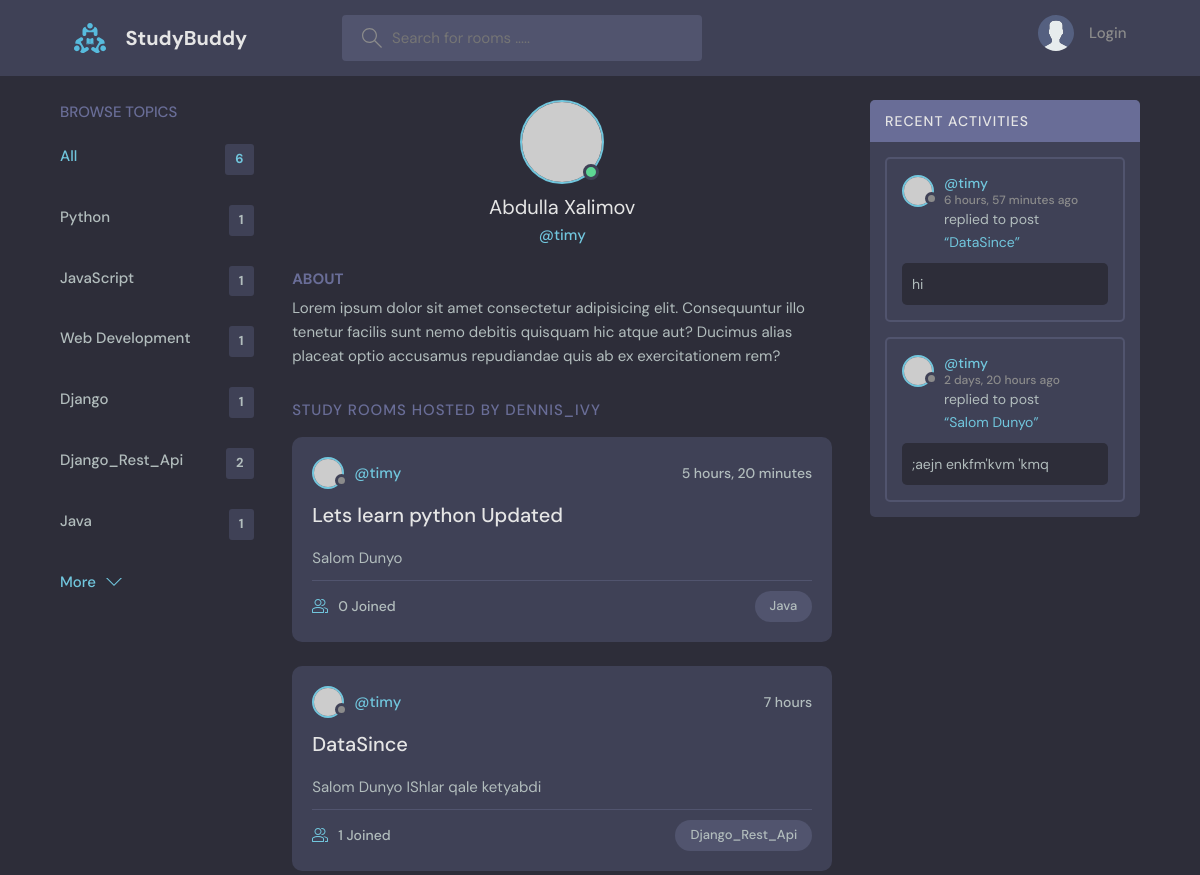
Page /profile/2/ (upper part) on the earlier database version.
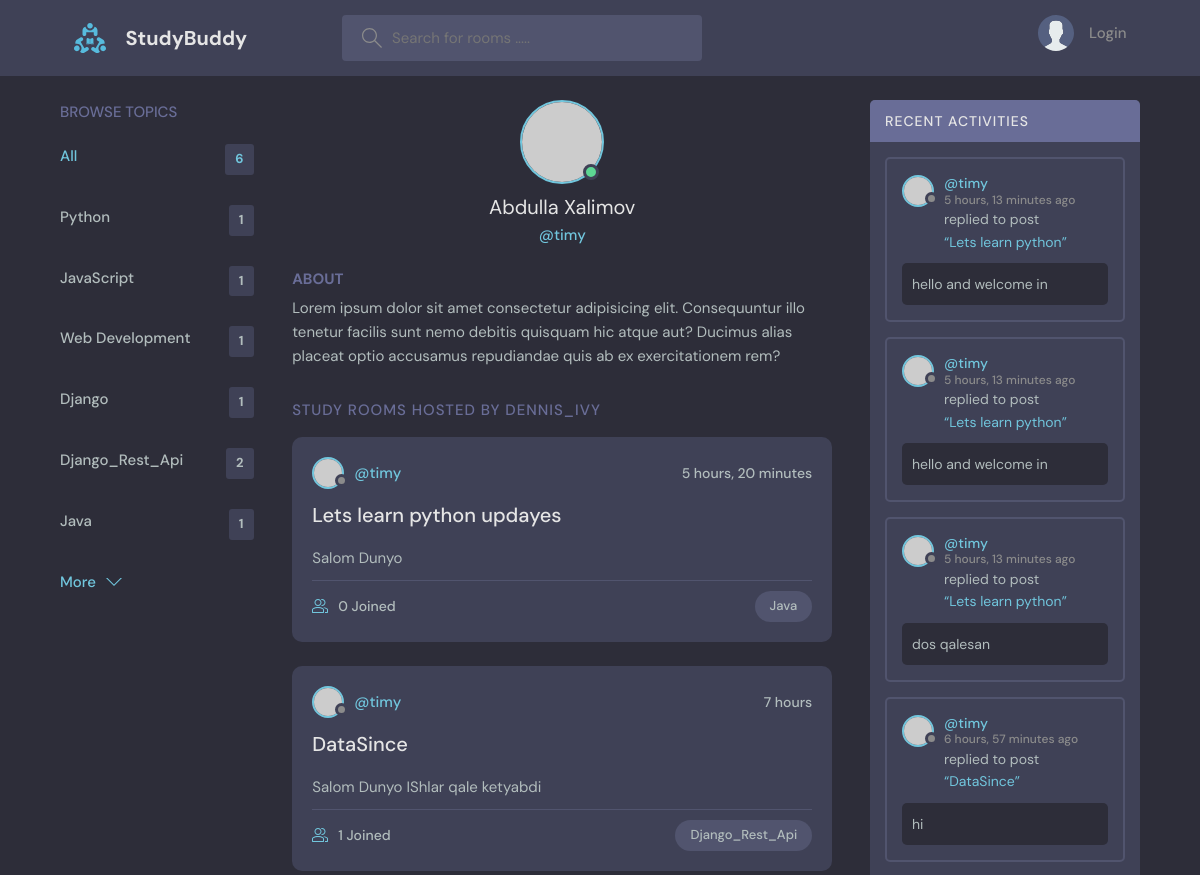
Same page on the later database version.
### base/models.py (models this page shows)
class Topic(models.Model):
    name = models.CharField(max_length=200)
    def __str__(self) -> str:
        return self.name

class Room(models.Model):
    host = models.ForeignKey(User, on_delete=models.SET_NULL, null=True)
    topic = models.ForeignKey(Topic, on_delete=models.SET_NULL, null=True)
    participants = models.ManyToManyField(User, related_name='participants', blank=True)
    name = models.CharField(max_length=200)
    description = models.TextField()
    updated = models.DateTimeField(auto_now=True)
    created = models.DateTimeField(auto_now_add=True)
    class Meta:
        ordering = ['-updated', '-created']
    def __str__(self) -> str:
        return self.name

class Message(models.Model):
    user = models.ForeignKey(User, on_delete=models.CASCADE)
    room = models.ForeignKey(Room, on_delete=models.CASCADE)
    body = models.TextField()
    updated = models.DateTimeField(auto_now=True)
    date = models.DateTimeField(auto_now_add=True)
    class Meta:
        ordering = ['-updated', '-date']
    def __str__(self):
        return self.body[0:20]

### base/views.py (the view)
# urls.py: path("profile/<str:pk>/", views.profile, name="profile"),
def profile(request, pk):
    user = User.objects.get(id=pk)
    rooms = user.room_set.all()
    room_messages = user.message_set.all()
    topics = Topic.objects.all()
    context = {'user': user, 'rooms': rooms, 'room_messages': room_messages, 'topics': topics}
    return render(request, 'profile.html', context)

### base/templates/profile.html (shortened to what this page needs)
{% extends 'main.html' %}
{% load static %}
{% block content %}
    <main class="profile-page layout layout--3">
        <div class="container">
          {% include 'topics_component.html' %}
          <div class="roomList">
            <div class="profile">
              <div class="profile__avatar">
                <div class="avatar avatar--large active">
                  <img src="https://randomuser.me/api/portraits/men/11.jpg" />
                </div>
              </div>
              <div class="profile__info">
                <h3>{{user.first_name}}  {{user.last_name}}</h3>
                <p>@{{user.username}}</p>
              </div>
              <div class="profile__about">
                <h3>About</h3>
                <p>
                  Lorem ipsum dolor sit amet consectetur adipisicing elit. Consequuntur illo tenetur
                  facilis sunt nemo debitis quisquam hic atque aut? Ducimus alias placeat optio
                  accusamus repudiandae quis ab ex exercitationem rem?
                </p>
              </div>
            </div>
            <div class="roomList__header">
              <div>
                <h2>Study Rooms Hosted by dennis_ivy</a>
                </h2>
              </div>
            </div>
            {% include 'feed_component.html' %}
          </div>
          {% include 'activity_component.html' %}
        </div>
      </main>
{% endblock %}

### base/templates/topics_component.html
<div class="topics">
  <div class="topics__header">
    <h2>Browse Topics</h2>
  </div>
  <ul class="topics__list">
    <li>
      <a href="/" class="active">All <span>{{topics.count}}</span></a>
    </li>
    {% for topic in topics %}
    <li>
      <a href="{% url 'home' %}?q={{topic.name}}">{{topic.name}} <span>{{topic.room_set.all.count}} </span> </a>
    </li>
    {% endfor %}
  </ul>
  <a class="btn btn--link" href="topics.html">
    More
    <svg
      version="1.1"
      xmlns="http://www.w3.org/2000/svg"
      width="32"
      height="32"
      viewBox="0 0 32 32"
    >
      <title>chevron-down</title>
      <path d="M16 21l-13-13h-3l16 16 16-16h-3l-13 13z"></path>
    </svg>
  </a>
</div>

### base/templates/feed_component.html (shortened to what this page needs)
    {% for room in rooms %}
    <div class="roomListRoom">
      <div class="roomListRoom__header">
        <a href="{% url 'profile' room.host.id %}" class="roomListRoom__author">
          <div class="avatar avatar--small">
            <img src="https://randomuser.me/api/portraits/women/11.jpg" />
          </div>
          <span>@{{room.host.username}}</span>
        </a>
        <div class="roomListRoom__actions">
          <span>{{room.created|timesince}}</span>
        </div>
      </div>
      <div class="roomListRoom__content">
        <a href="{% url 'room' room.id %}">{{room.name}}</a>
        <p>
          {{room.description}}
        </p>
      </div>
      <div class="roomListRoom__meta">
        <a href="{% url 'room' room.id %}" class="roomListRoom__joined">
          {{ room.participants.all.count }} Joined
        </a>
        <p class="roomListRoom__topic">{{room.topic}}</p>
      </div>
    </div>
    {% endfor %}

### base/templates/activity_component.html (shortened to what this page needs)
<div class="activities">
  <div class="activities__header">
    <h2>Recent Activities</h2>
  </div>
  {% for message in room_messages %}
    <div class="activities__box">
      <div class="activities__boxHeader roomListRoom__header">
        <a href="{% url 'profile' message.user.id %}" class="roomListRoom__author">
          <div class="avatar avatar--small">
            <img src="https://randomuser.me/api/portraits/women/11.jpg" />
          </div>
          <p>
            @{{message.user}}
            <span>{{message.date|timesince}} ago</span>
          </p>
        </a>
      </div>
      <div class="activities__boxContent">
        <p>
          replied to post
          <a href="room.html">“{{message.room}}”
          </a>
        </p>
        <div class="activities__boxRoomContent">
          {{message}}
        </div>
      </div>
    </div>
  {% endfor %}
</div>

Differences in the rows shown:
no longer on this page (row unchanged): Message: user "timy", date "2 days, 20 hours", room "Salom Dunyo", body ";aejn enkfm'kvm 'kmq"
changed Room "Salom Dunyo": name "Lets learn python Updated" → "Lets learn python updayes"
added Message: user "timy", date "5 hours, 13 minutes", room "Lets learn python", body "hello and welcome in"
added Message: user "timy", date "5 hours, 13 minutes", room "Lets learn python", body "hello and welcome in"
added Message: user "timy", date "5 hours, 13 minutes", room "Lets learn python", body "dos qalesan"
